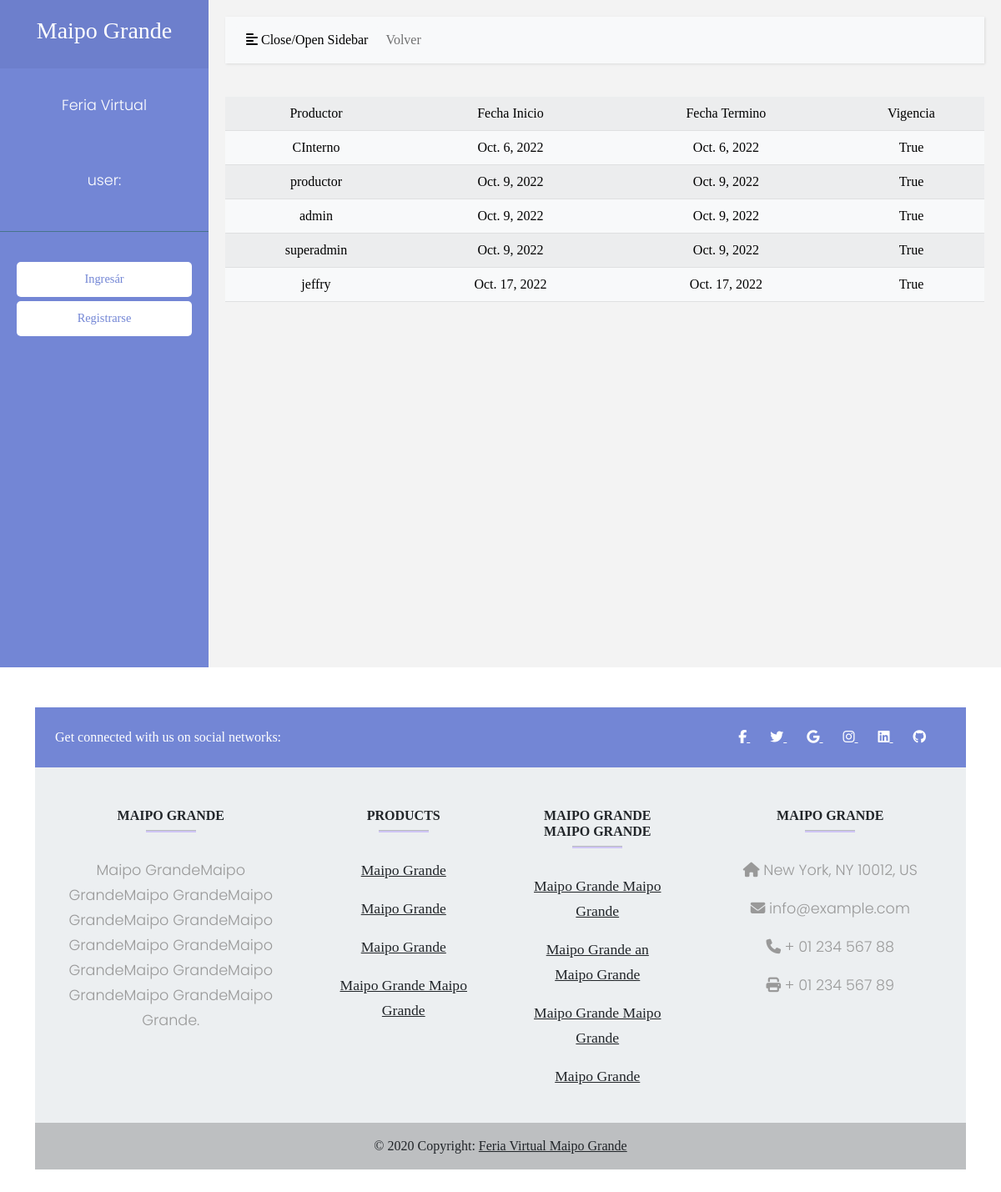
/lista-contratos/, run on the app's committed database.
### feriavirtualapp/models.py (models this page shows, shortened)
class Contrato(models.Model):
    usuario = models.ForeignKey(User, on_delete=models.CASCADE)
    fecha_inicio = models.DateField(default=timezone.now)
    fecha_termino = models.DateField(default=timezone.now)
    vigencia = models.BooleanField(default=False)

class User(AbstractUser):
    ROLES =(
    ("1", "Productor"),
    ("2", "Cliente externo"),
    ("3", "Cliente interno"),
    ("4", "Transportista"),
    ("5", "Consultor"),
    ("6", "Administrador"),
    ("7", "Revisor de calidad"),
    )
    rol = models.CharField(max_length=50, choices = ROLES, null=True)
    imagen = models.ImageField(upload_to="Perfil",default='default.png')

### feriavirtualapp/views.py (the view)
# urls.py: path('lista-contratos/', views.listaContratos, name='listaContratos'),
def listaContratos(request):
    cont = Contrato.objects.all()
    context ={'cont':cont}
    return render(request, 'lista-contratos.html', context)

### feriavirtualapp/templates/lista-contratos.html
{% extends 'baseboostrap.html' %}
{% load humanize %}
{% block content %}
<div class="table-responsive">
  <table class="table table-light table-striped">
    <tr class="table-active">
          <td>Productor</td>
          <td>Fecha Inicio</td>
          <td>Fecha Termino</td>
          <td>Vigencia</td>
        </tr>
        {% for c in cont %}
        <tr>
            <td>{{ c.usuario.username }}</td>
            <td>{{ c.fecha_inicio }}</td>
            <td>{{ c.fecha_termino }}</td>
            <td>{{ c.vigencia }}</td>
          </tr>
        {% endfor %}
      </table>
</div>
{% endblock %}

### feriavirtualapp/static/css/styles.css (style rules this page uses)
* { padding: 0; margin: 0; font-family: century gothic; text-align: center; }

### feriavirtualapp/static/css/cssboostrapside.css (style rules this page uses)
body { font-family: 'Poppins', sans-serif; background: #fafafa; }

### data on the page
Contrato: usuario.username "CInterno", fecha_inicio "Oct. 6, 2022", fecha_termino "Oct. 6, 2022", vigencia "True"
Contrato: usuario.username "productor", fecha_inicio "Oct. 9, 2022", fecha_termino "Oct. 9, 2022", vigencia "True"
Contrato: usuario.username "admin", fecha_inicio "Oct. 9, 2022", fecha_termino "Oct. 9, 2022", vigencia "True"
Contrato: usuario.username "superadmin", fecha_inicio "Oct. 9, 2022", fecha_termino "Oct. 9, 2022", vigencia "True"
Contrato: usuario.username "jeffry", fecha_inicio "Oct. 17, 2022", fecha_termino "Oct. 17, 2022", vigencia "True"
